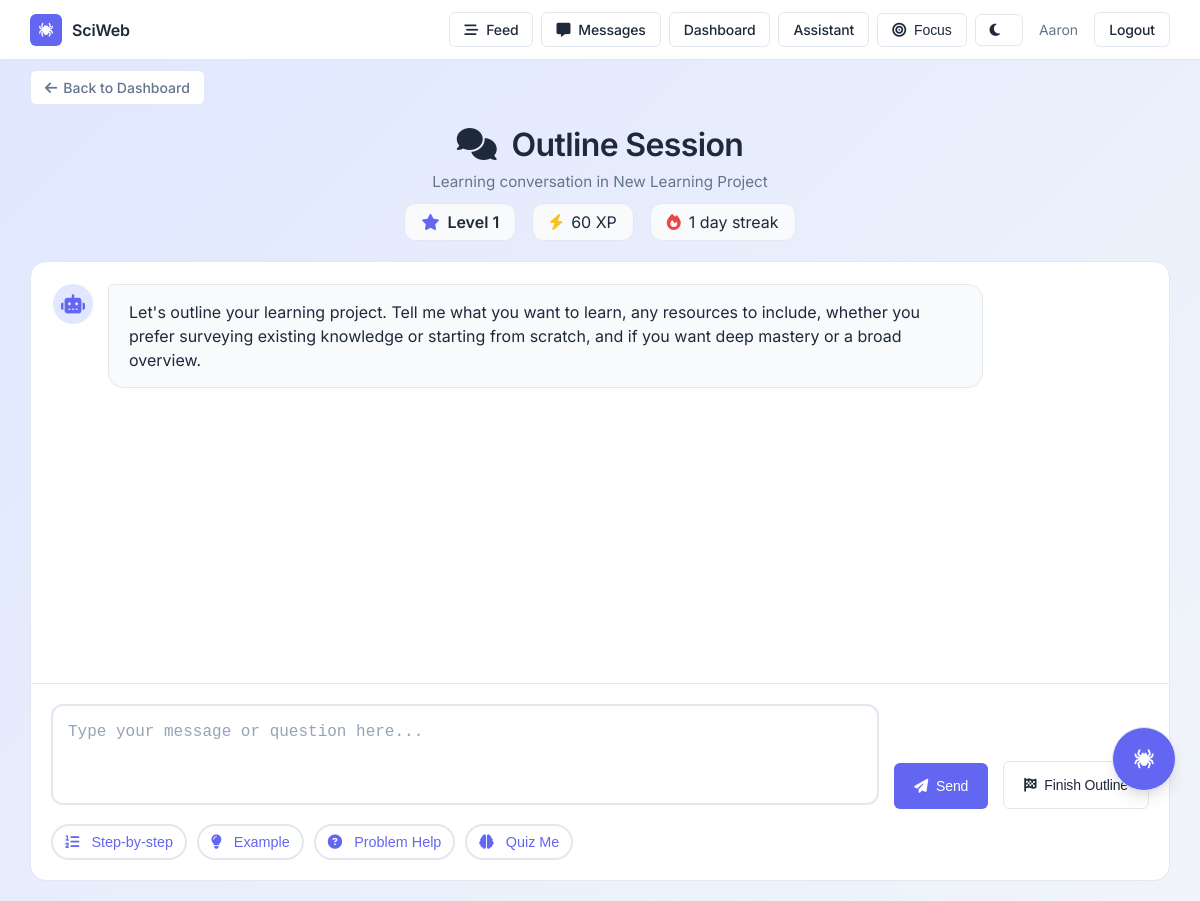
The page /outline (signed in) on the database as committed earlier.
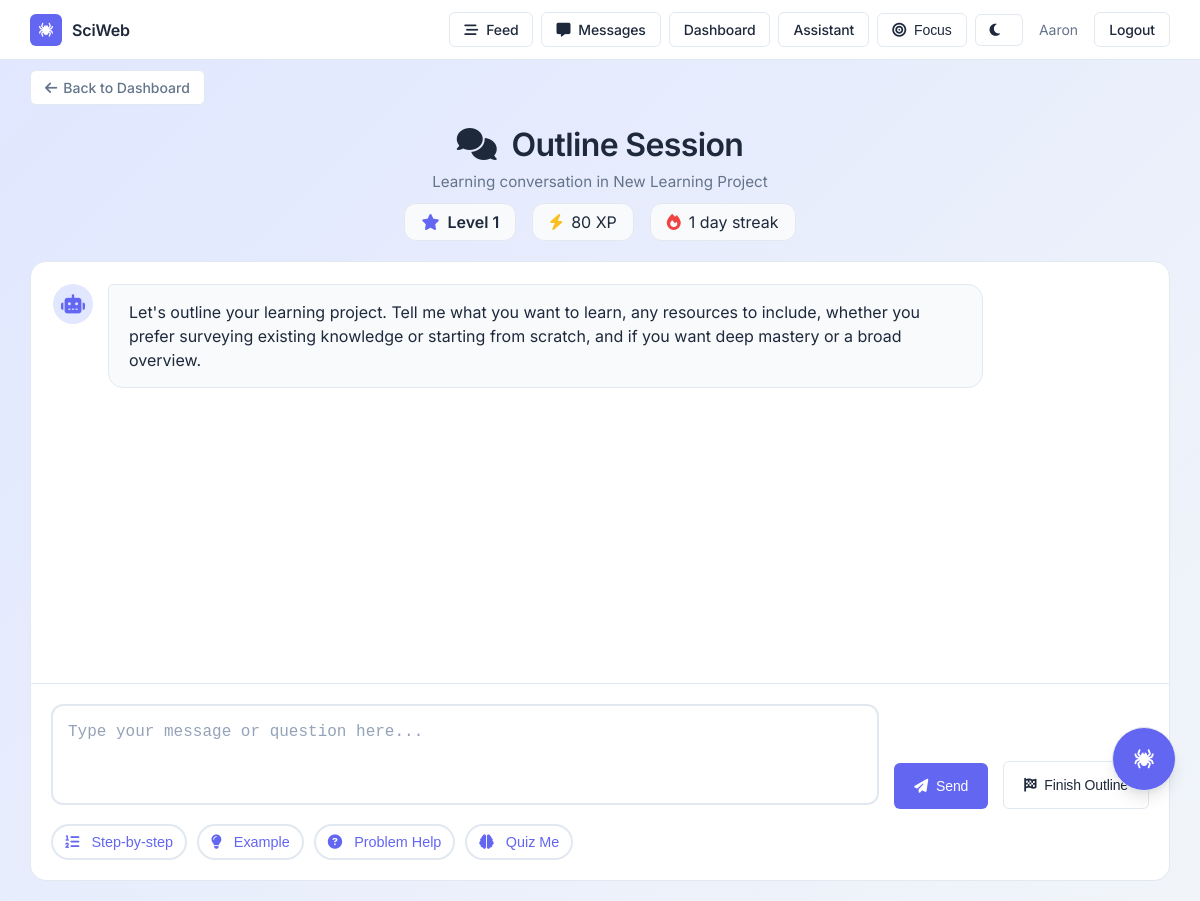
The same page on the database as committed later.
### models.py (models this page shows, shortened)
class User(db.Model, UserMixin):
    __tablename__ = 'users'
    id = db.Column(db.Integer, primary_key=True)
    email = db.Column(db.String(255), unique=True, nullable=False)
    password_hash = db.Column(db.String(255), nullable=False)
    display_name = db.Column(db.String(120), nullable=False)
    created_at = db.Column(db.DateTime, default=datetime.utcnow, nullable=False)
    xp = db.Column(db.Integer, default=0, nullable=False)
    level = db.Column(db.Integer, default=1, nullable=False)
    streak_days = db.Column(db.Integer, default=0, nullable=False)
    last_activity_date = db.Column(db.Date, nullable=True)
    achievements = db.Column(db.JSON, default=list, nullable=True)  # List of achievement IDs
    projects = db.relationship('Project', backref='owner', lazy=True)

### app.py (the view)
@app.route('/outline')
@login_required
def outline_chat():
    temp_project = {
        "id": 0,
        "title": "New Learning Project",
        "description": "",
        "created_date": datetime.now().strftime('%Y-%m-%d'),
        "conversations": []
    }
    temp_conversation = {
        "id": 0,
        "title": "Outline Session"
    }
    outline_messages = session.get('outline_history', [])
    messages_json = json.dumps([{"role": m["role"], "content": m["content"]} for m in outline_messages])
    return render_template('chat_interface.html',
                         project=temp_project,
                         conversation=temp_conversation,
                         outline_mode=True,
                         messages_json=messages_json)

### app.py (called while the page is built)
@login_manager.user_loader
def load_user(user_id):
    return db.session.get(User, int(user_id))

@app.context_processor
def inject_provider_status():
    return { 'PROVIDER_READY': bool(os.environ.get('OPENAI_API_KEY')) }

### templates/chat_interface.html (shortened to what this page needs)
{% extends "base.html" %}
{% block content %}
<div class="back-nav">
    {% if outline_mode %}
    <a href="{{ url_for('dashboard') }}" class="back-btn">
        <i class="fas fa-arrow-left"></i>
        Back to Dashboard
    </a>
    {% else %}
    <a href="{{ url_for('project_dashboard', project_id=project.id) }}" class="back-btn">
        <i class="fas fa-arrow-left"></i>
        Back to Project
    </a>
    {% endif %}
</div>
<div class="page-header" style="margin-bottom: 20px; text-align: center;">
    <h1 class="page-title" style="font-size: 2rem;">
        <i class="fas fa-comments icon"></i>
        {{ conversation.title }}
    </h1>
    <p class="page-subtitle" style="max-width: 760px; margin: 0 auto;">Learning conversation in {{ project.title }}</p>
    <div style="display:flex; gap:16px; justify-content:center; margin-top:12px; flex-wrap:wrap;">
        <div style="display:flex; align-items:center; gap:8px; padding:8px 16px; background:var(--surface-hover); border-radius:12px; border:1px solid var(--border);">
            <i class="fas fa-star" style="color:var(--accent);"></i>
            <span style="color:var(--text-primary); font-weight:600;">Level <span id="userLevel">{{ current_user.level if current_user else 1 }}</span></span>
        </div>
        <div style="display:flex; align-items:center; gap:8px; padding:8px 16px; background:var(--surface-hover); border-radius:12px; border:1px solid var(--border);">
            <i class="fas fa-bolt" style="color:#fbbf24;"></i>
            <span style="color:var(--text-primary);"><span id="userXP">{{ current_user.xp if current_user else 0 }}</span> XP</span>
        </div>
        <div style="display:flex; align-items:center; gap:8px; padding:8px 16px; background:var(--surface-hover); border-radius:12px; border:1px solid var(--border);">
            <i class="fas fa-fire" style="color:#ef4444;"></i>
            <span style="color:var(--text-primary);"><span id="userStreak">{{ current_user.streak_days if current_user else 0 }}</span> day streak</span>
        </div>
    </div>
</div>
<div style="display: flex; flex-direction: column; height: calc(100vh - 180px); max-height: 680px;">
    <div id="chatMessages" style="flex: 1; background: var(--surface); border-radius: 16px 16px 0 0; padding: 22px; overflow-y: auto; border: 1px solid var(--border); position: relative;">
        <div id="mascotContainer" aria-hidden="true" style="position:absolute; right:16px; top:16px; width:120px; height:120px; pointer-events:none;">
        </div>
        <div class="message ai-message" style="margin-bottom: 20px;">
            <div style="display: flex; align-items: flex-start; gap: 15px;">
                <div style="width: 40px; height: 40px; background: var(--accent-light); border-radius: 50%; display: flex; align-items: center; justify-content: center; flex-shrink: 0;">
                    <i class="fas fa-robot" style="color: var(--accent); font-size: 1.2rem;"></i>
                </div>
                <div style="background: var(--surface-hover); padding: 15px 20px; border-radius: 15px; max-width: 80%; border-top-left-radius: 5px; border: 1px solid var(--border);">
                    {% if outline_mode %}
                    <p style="margin: 0; color: var(--text-primary); line-height: 1.5;">
                        Let's outline your learning project. Tell me what you want to learn, any resources to include, whether you prefer surveying existing knowledge or starting from scratch, and if you want deep mastery or a broad overview.
                    </p>
                    {% endif %}
                </div>
            </div>
        </div>
    </div>
    <div style="background: var(--surface); border-radius: 0 0 16px 16px; padding: 20px; border: 1px solid var(--border); border-top: none;">
        <form id="chatForm" style="display: flex; gap: 15px; align-items: flex-end;">
            <div style="flex: 1;">
                <textarea id="messageInput"
                         placeholder="Type your message or question here..."
                         rows="3"
                         style="width: 100%; padding: 15px; border: 2px solid var(--input-border); border-radius: 12px; resize: none; font-size: 1rem; line-height: 1.4; background: var(--input-bg); color: var(--text-primary);"
                         onkeydown="handleKeyDown(event)"></textarea>
            </div>
            <button type="submit" class="btn" style="padding: 15px 20px; height: fit-content;">
                <i class="fas fa-paper-plane icon"></i>
                Send
            </button>
            {% if outline_mode %}
            <button type="button" class="btn btn-secondary" id="finishOutlineBtn" style="padding: 15px 20px; height: fit-content;">
                <i class="fas fa-flag-checkered icon"></i>
                Finish Outline
            </button>
            {% endif %}
        </form>
        <div style="margin-top: 15px; display: flex; gap: 10px; flex-wrap: wrap;">
            <button class="quick-action-btn" onclick="sendQuickMessage('Can you explain this concept step by step?')">
                <i class="fas fa-list-ol icon"></i>
                Step-by-step
            </button>
            <button class="quick-action-btn" onclick="sendQuickMessage('Can you give me a practical example?')">
                <i class="fas fa-lightbulb icon"></i>
                Example
            </button>
            <button class="quick-action-btn" onclick="sendQuickMessage('I need help with a specific problem')">
                <i class="fas fa-question-circle icon"></i>
                Problem Help
            </button>
            <button class="quick-action-btn" onclick="sendQuickMessage('Can you test my understanding?')">
                <i class="fas fa-brain icon"></i>
                Quiz Me
            </button>
        </div>
    </div>
</div>
{% endblock %}

### templates/base.html (shortened to what this page needs)
<!DOCTYPE html>
<html lang="en">
<head>
    <link href="https://cdnjs.cloudflare.com/ajax/libs/font-awesome/6.4.0/css/all.min.css" rel="stylesheet">
    <link rel="stylesheet" href="{{ url_for('static', filename='css/design.css') }}">
</head>
<body>
    <header id="glassHeader" style="position: fixed; top: 0; left: 0; right: 0; z-index: 1200; background: var(--surface); border-bottom: 1px solid var(--border);">
        <div style="max-width:1180px; margin: 0 auto; padding: 12px 20px; display:flex; align-items:center; justify-content:space-between;">
            <a href="{{ url_for('dashboard') }}" style="display:flex; align-items:center; gap:10px; text-decoration:none;">
                <span style="width: 32px; height: 32px; border-radius:6px; display:inline-flex; align-items:center; justify-content:center; background: var(--accent);">
                    <i class="fas fa-spider" style="color: white; font-size: 0.875rem;"></i>
                </span>
                <span style="font-weight:600; color: var(--text-primary); font-size: 1rem; letter-spacing: -0.01em;">SciWeb</span>
            </a>
            <nav style="display:flex; gap:8px; align-items:center;">
                <a href="{{ url_for('feed') }}" class="btn btn-secondary" style="padding:8px 14px; font-size: 0.875rem;"><i class="fas fa-stream icon"></i> Feed</a>
                <a href="{{ url_for('messages') }}" class="btn btn-secondary" style="padding:8px 14px; font-size: 0.875rem;"><i class="fas fa-message icon"></i> Messages</a>
                <a href="{{ url_for('dashboard') }}" class="btn btn-secondary" style="padding:8px 14px; font-size: 0.875rem;">Dashboard</a>
                <a href="{{ url_for('assistant_hub') }}" class="btn btn-secondary" style="padding:8px 14px; font-size: 0.875rem;">Assistant</a>
                <button id="focusToggle" class="btn btn-secondary" style="padding:8px 14px; font-size:0.875rem;" type="button"><i class="fas fa-bullseye icon"></i> Focus</button>
                <button id="themeToggle" class="btn btn-secondary" style="padding:8px 14px; font-size:0.875rem;" type="button"><i class="fas fa-moon icon"></i></button>
                {% if current_user.is_authenticated %}
                <span style="color: var(--text-secondary); font-size:0.875rem; margin:0 8px;">{{ current_user.display_name or current_user.email }}</span>
                <a href="{{ url_for('logout') }}" class="btn btn-secondary" style="padding:8px 14px; font-size: 0.875rem;">Logout</a>
                {% else %}
                <a href="{{ url_for('login') }}" class="btn btn-secondary" style="padding:8px 14px; font-size: 0.875rem;">Login</a>
                <a href="{{ url_for('register') }}" class="btn" style="padding:8px 14px; font-size: 0.875rem;">Sign Up</a>
                {% endif %}
            </nav>
        </div>
    </header>
    <div class="container" id="pageContent" style="padding-top: 70px; position: relative; z-index: 2;">
        {% block content %}{% endblock %}
    </div>
    <div id="spiderAgent" style="position: fixed; right: 24px; bottom: 110px; z-index: 1900; display: none;">
        <div id="spiderFab" title="SciWeb Guide" style="width:64px; height:64px; border-radius:50%; display:flex; align-items:center; justify-content:center; box-shadow: var(--shadow-lg); cursor: grab; background: var(--accent); border: 1px solid var(--border);">
            <i class="fas fa-spider" style="font-size: 1.2rem; color: white;"></i>
        </div>
    </div>
</body>
</html>

### static/css/design.css (style rules this page uses)
:root { --bg-primary: #f8fafc; --bg-secondary: #ffffff; --bg-gradient-start: #e0e7ff; --bg-gradient-end: #f1f5f9; --accent: #6366f1; --accent-hover: #4f46e5; --accent-light: #e0e7ff; --accent-dark: #4338ca; --text-primary: #1e293b; --text-secondary: #64748b; --text-muted: #94a3b8; --border: #e2e8f0; --border-light: #f1f5f9; --surface: #ffffff; --surface-hover: #f8fafc; --input-bg: #ffffff; --input-border: #e2e8f0; --shadow-sm: 0 1px 2px 0 rgba(0, 0, 0, 0.05); --shadow-md: 0 4px 6px -1px rgba(0, 0, 0, 0.1), 0 2px 4px -1px rgba(0, 0, 0, 0.06); --shadow-lg: 0 10px 15px -3px rgba(0, 0, 0, 0.1), 0 4px 6px -2px rgba(0, 0, 0, 0.05); }

### templates/base.html (style rules this page uses)
:root { --bg-primary: #f8fafc; --bg-secondary: #ffffff; --bg-gradient-start: #e0e7ff; --bg-gradient-end: #f1f5f9; --accent: #6366f1; --accent-hover: #4f46e5; --accent-light: #e0e7ff; --accent-dark: #4338ca; --text-primary: #1e293b; --text-secondary: #64748b; --text-muted: #94a3b8; --border: #e2e8f0; --border-light: #f1f5f9; --surface: #ffffff; --surface-hover: #f8fafc; --input-bg: #ffffff; --input-border: #e2e8f0; --shadow-sm: 0 1px 2px 0 rgba(0, 0, 0, 0.05); --shadow-md: 0 4px 6px -1px rgba(0, 0, 0, 0.1), 0 2px 4px -1px rgba(0, 0, 0, 0.06); --shadow-lg: 0 10px 15px -3px rgba(0, 0, 0, 0.1), 0 4px 6px -2px rgba(0, 0, 0, 0.05); }
* { margin: 0; padding: 0; box-sizing: border-box; }
html, body { height: 100%; }
body { font-family: 'Inter', -apple-system, BlinkMacSystemFont, 'Segoe UI', 'Roboto', 'Oxygen', 'Ubuntu', 'Cantarell', sans-serif; background: linear-gradient(135deg, var(--bg-gradient-start) 0%, var(--bg-gradient-end) 100%); background-attachment: fixed; min-height: 100vh; color: var(--text-primary) !important; font-weight: 400; -webkit-font-smoothing: antialiased; -moz-osx-font-smoothing: grayscale; transition: background 0.3s ease, color 0.3s ease; }
body, .container { color: var(--text-primary); }
h1, h2, h3, h4, h5, h6, .page-title { color: var(--text-primary) !important; }
p, span, div, label, .page-subtitle { color: var(--text-primary); }
a:not(.btn):not(.back-btn) { color: var(--accent); }
.container { max-width: 1180px; margin: 0 auto; padding: 18px 20px 20px; animation: fadeInScale 0.6s ease-out; }
.back-nav { margin-bottom: 20px; }
.back-btn { display: inline-flex; align-items: center; gap: 6px; color: var(--text-secondary); text-decoration: none; background: var(--surface); padding: 8px 14px; border-radius: 6px; border: 1px solid var(--border); transition: all 0.15s ease; font-weight: 500; font-size: 0.875rem; }
.page-header { text-align: center; margin-bottom: 24px; }
.page-title { color: var(--text-primary); font-size: 2rem; font-weight: 600; margin-bottom: 8px; letter-spacing: -0.02em; animation: fadeInUp 0.5s ease-out; }
.page-subtitle { color: var(--text-secondary) !important; font-size: 0.95rem; font-weight: 400; animation: fadeInUp 0.5s ease-out 0.1s both; }
.btn { display: inline-flex; align-items: center; justify-content: center; padding: 10px 20px; background: var(--accent); color: white !important; text-decoration: none; border-radius: 6px; font-weight: 500; font-size: 0.875rem; transition: all 0.15s ease; border: none; cursor: pointer; letter-spacing: -0.01em; }
.btn-secondary { background: var(--surface); color: var(--text-primary) !important; border: 1px solid var(--border); }
.icon { margin-right: 8px; transition: all 0.3s ease; }
input, textarea, select { background: var(--input-bg) !important; color: var(--text-primary) !important; border-color: var(--input-border) !important; }
input::placeholder, textarea::placeholder { color: var(--text-muted) !important; opacity: 1; }

### templates/chat_interface.html (style rules this page uses)
.message { margin-bottom: 20px; animation: slideIn 0.5s cubic-bezier(0.4, 0, 0.2, 1); }
.ai-message { display: flex; justify-content: flex-start; }
.quick-action-btn { background: var(--surface); border: 2px solid var(--border); padding: 8px 12px; border-radius: 20px; cursor: pointer; transition: all 0.3s ease; font-size: 0.9rem; color: var(--accent); font-weight: 500; }

Rows that differ between the two databases and show on the page:
changed User "Aaron": xp "60" → "80"
